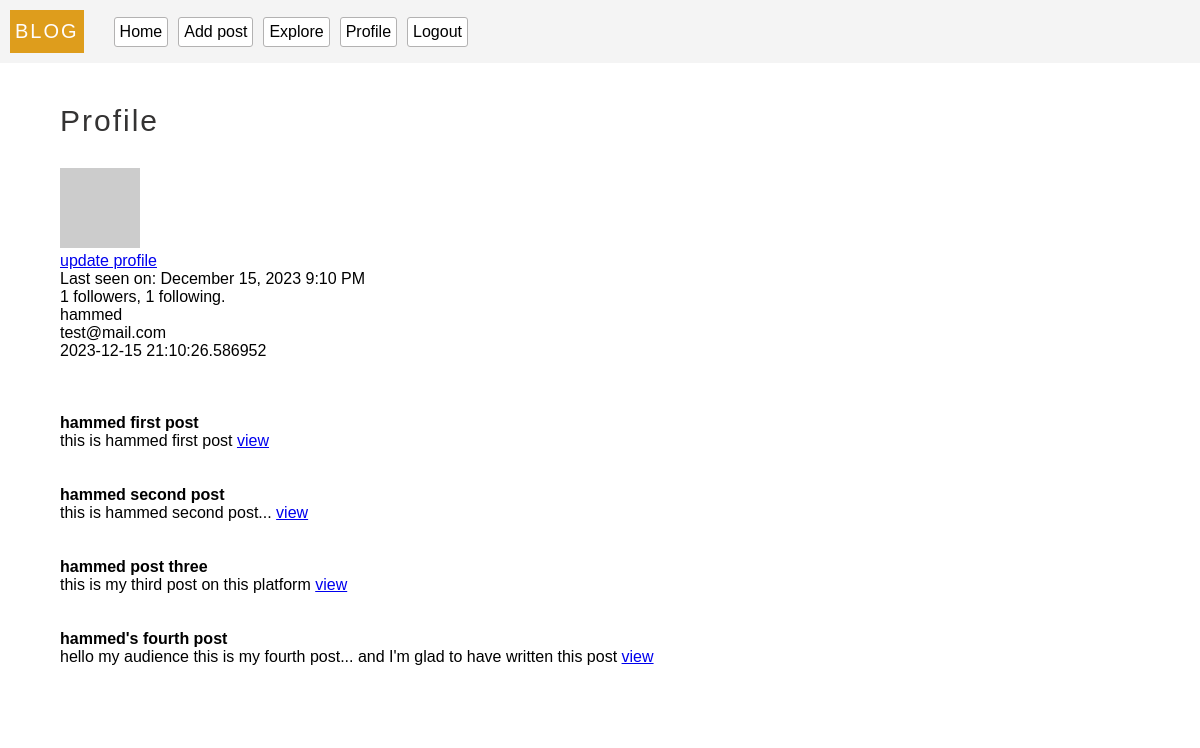
The page /profile (signed in) on the database as committed earlier.
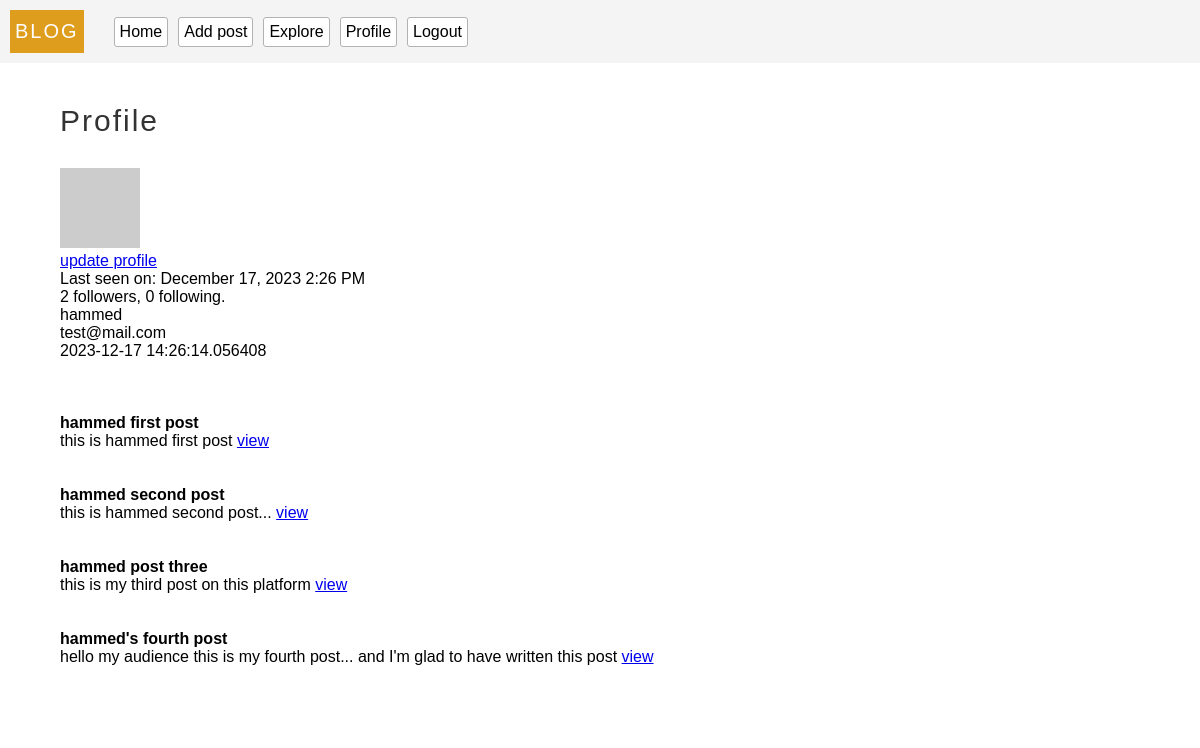
The same page on the database as committed later.
### models.py (models this page shows, shortened)
class User(db.Model, UserMixin):
  __tablename__ = 'users'
  id = db.Column(db.Integer, primary_key = True)
  username = db.Column(db.String(100), unique = True, index = True)
  email = db.Column(db.String(100), index = True, unique = True)
  password = db.Column(db.String(200))
  last_seen = db.Column(db.DateTime, default=datetime.utcnow, index = True)
  about_me = db.Column(db.String, nullable=True)
  posts = db.relationship(
    'Post',
    backref = 'author',
    lazy = 'dynamic'
  )
  followed = db.relationship(
    'User',
    secondary = followers,
    primaryjoin = (followers.c.follower_id == id),
    secondaryjoin = (followers.c.followed_id == id),
    backref = db.backref('followers', lazy='dynamic'),
    lazy = 'dynamic'
  )
  follower = db.relationship(
    'User',
    secondary = followers,
    primaryjoin = (followers.c.followed_id == id),
    secondaryjoin = (followers.c.follower_id == id),
    backref = db.backref('followed_user', lazy='dynamic'),
    lazy = 'dynamic'
  )
  def avatar(self, size='80'):
    digest = md5(str(self.email).lower().encode('utf-8')).hexdigest()
    return f'https://gravatar.com/avatar/{digest}?d=identicon&s={size}'
  def update_last_seen(self):
    self.last_seen = datetime.utcnow()
    db.session.commit()
  @login.user_loader
  def get_user(id):
    return User.query.get(int(id))

class Post(db.Model):
  __tablename__ = 'posts'
  id = db.Column(db.Integer, primary_key = True)
  body = db.Column(db.String(300) ,nullable = False)
  title = db.Column(db.String(20), nullable = False)
  timestamp = db.Column(db.DateTime, default=datetime.utcnow, index = True)
  user_id = db.Column(db.Integer, db.ForeignKey('users.id'))

### server.py (the view)
@app.route('/profile')
@login_required
def profile():
  return render_template('profile.html', title='Profile', user = current_user, posts = current_user.posts)

### server.py (called while the page is built)
@app.before_request
def validate():
  if current_user.is_authenticated:
    current_user.update_last_seen()

### templates/profile.html (shortened to what this page needs)
{% extends 'base.html'%}
{% block content %}
  <p class="header">Profile</p>
  <div class="profile-photo-container">
    <img class="profile-photo" src="{{current_user.avatar()}}" alt="photo"/>
    <p><a href="{{url_for('update_profile')}}"> update profile</a></p>
  </div>
  {% if user.last_seen %}<p>Last seen on: {{moment(user.last_seen).format('LLL') }}</p>{% endif %}
  <p>{{ user.follower.count() }} followers, {{ user.followed.count() }} following.</p>
  <p>{{current_user.username}}</p>
  <p>{{current_user.email}}</p>
  <p>{{current_user.last_seen}}</p>
  <br><br>
  {% for post in posts %}
  <br>
      <article>
        <h4>{{post.title}}</h4>
        {{post.body}}
        <a href="/post/{{post.id}}">view</a>
      </article>
  <br>
    {% endfor %}
{% endblock %}

### templates/base.html (shortened to what this page needs)
<!DOCTYPE html>
<html lang="en">
<head>
  <link rel="stylesheet" href="/static/styles/base.css">
</head>
<body>
  <nav>
    <ul class="nav-bar">
      <p class="logo">BLOG </p>
      <li>
        <a href="{{url_for('index')}}">Home</a>
      </li>
      {% if current_user.is_authenticated %}
      <li>
        <a href="{{url_for('add_post')}}"> Add post</a>
      </li>
      <li>
        <a href="{{url_for('explore')}}">Explore</a>
      </li>
      <li>
        <a href="{{url_for('profile')}}">Profile</a>
      </li>
      <li>
        <a href="{{url_for('logout')}}">Logout</a>
      </li>
      {% endif %}
    </ul>
  </nav>
<div class="container">
  {% block content%}
  {% endblock %}
</div>
</body>
</html>

### static/styles/base.css (style rules this page uses)
* { padding:0px; margin: 0px; box-sizing: border-box; }
body { font-family: 'Lucida Sans', 'Lucida Sans Regular', 'Lucida Grande', 'Lucida Sans Unicode', Geneva, Verdana, sans-serif; }
.nav-bar { display:flex; margin-bottom: 5px; align-items: center; background-color: #f4f4f4; padding:10px; }
.nav-bar>.logo { font-size: 20px ; color: rgb(255, 253, 253); background-color: rgb(222, 157, 28); padding:10px 5px; letter-spacing: 2px; margin-right: 30px; }
.nav-bar>li { background-color: rgb(255, 255, 255); color:black; padding:5px; margin-right: 10px; cursor: pointer; border-radius: 3px; border: solid 1px rgb(179, 178, 178); list-style: none; text-align: center; transition: all 0.1s; }
.nav-bar>li>a { color: black; text-decoration: none; text-align: center; }
.container { padding:3% 5%; background-color: #fff; }
.header { font-size: 30px; color:rgb(52, 51, 51); letter-spacing: 2px; margin-bottom: 30px; }

Rows that differ between the two databases and show on the page:
changed User "hammed": last_seen "December 15, 2023 9:10 PM" → "December 17, 2023 2:26 PM"; last_seen "2023-12-15 21:10:26.586952" → "2023-12-17 14:26:14.056408"
Other text that changed with them:
{{ user.follower.count() }}: "1" → "2"
{{ user.followed.count() }}: "1" → "0"
